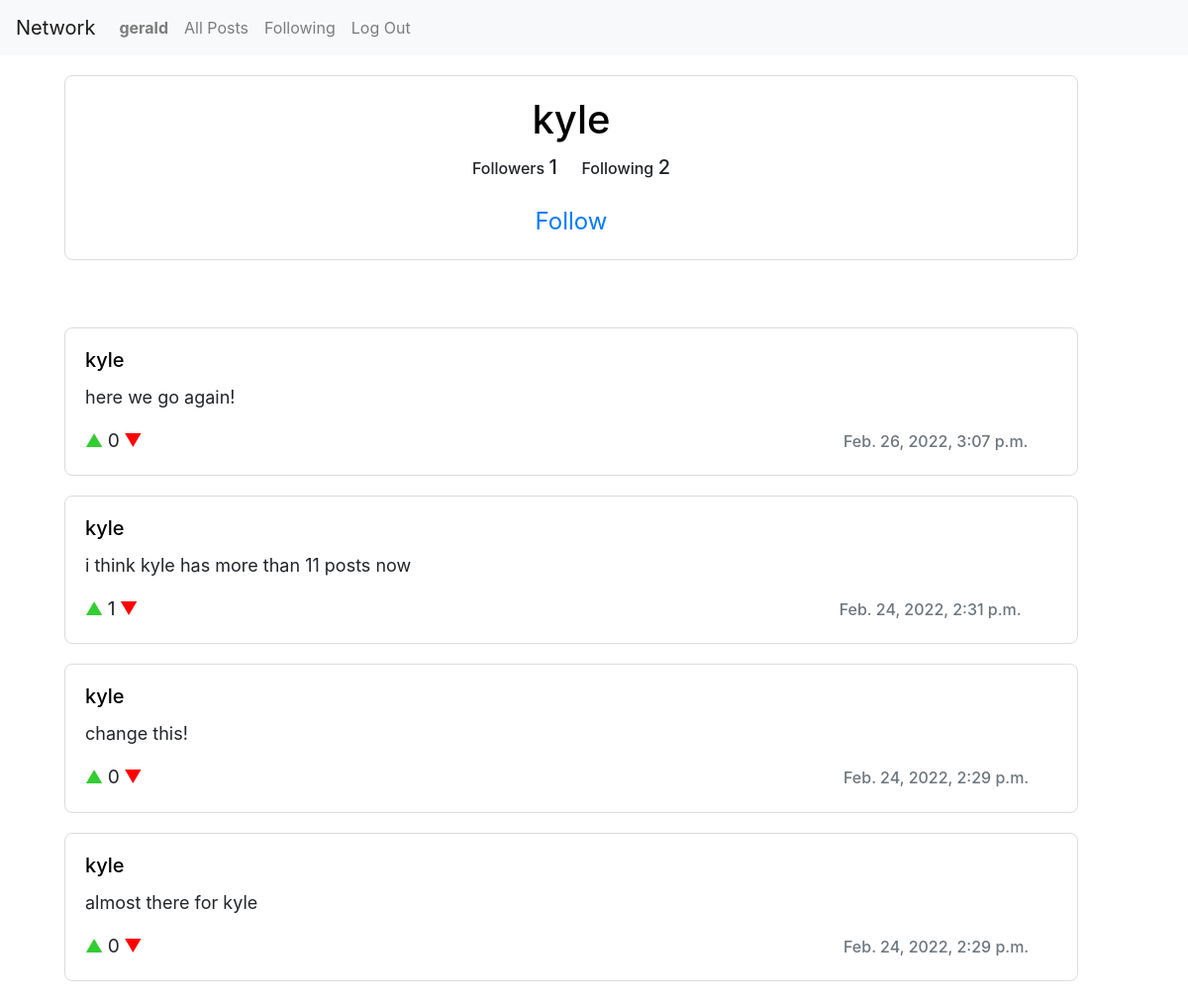
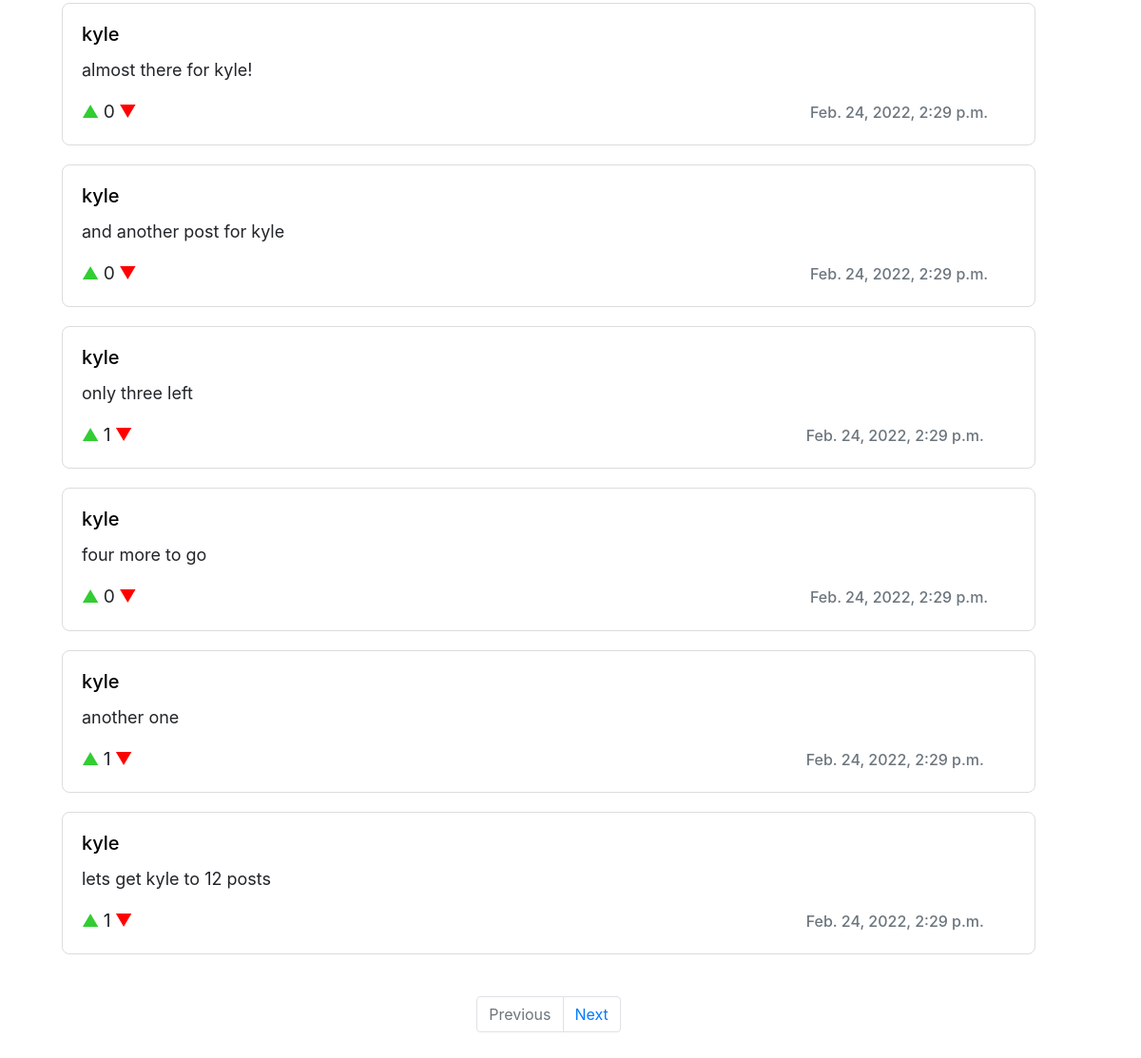
The page /profile/2 (signed in) on the database its author committed (2 pictures, top to bottom).
### network/models.py (models this page shows)
class User(AbstractUser):
    pass

class Posts(models.Model):
	user = models.ForeignKey(User, on_delete=models.CASCADE)
	dateandtime = models.DateTimeField()
	text = models.TextField(max_length=560)
	likes = models.PositiveIntegerField(default=0)

### network/views.py (the view)
# urls.py: path("profile/<int:user_id>", views.profile, name="profile"),
def profile(request, user_id):
    user = User.objects.get(pk=user_id)
    current_user = request.user
    followed = False
    current_page = 1
    next_page = 2
    following_count = Following.objects.filter(user=user).count()
    followers_count = Following.objects.filter(following=user).count()
    if Following.objects.filter(user = current_user, following = user):
        followed = True
    else:
        followed = False
    posts = Posts.objects.filter(user=user).order_by('-dateandtime')
    if len(posts) < 10:
        last_page = True
    else:
        last_page = False
    p = Paginator(posts, 10)
    posts = p.page(1)
    if user == current_user:
        can_edit = True
    else:
        can_edit = False
    context = {
        "posts": posts,
        "user": user,
        "following_count": following_count,
        "followers_count": followers_count,
        "followed": followed,
        "current_user": current_user,
        "first_page": True,
        "next_page": next_page,
        "last_page": last_page,
        "can_edit": can_edit,
    }
    return render(request, "network/profile.html", context)

### network/templates/network/profile.html (shortened to what this page needs)
{% extends "network/layout.html" %}
{% load static %}
{% block body %}
<div class="card" style="width: 64rem; margin: 20px 0 20px 20px; border-radius: 8px; border-color: gainsboro;">
  <div class="card-body" style="text-align: center; ">
    <a href="/profile/{{user.id}}" id="usernamelink" style="text-decoration: none; color: black;">
        <h1 class="card-title" >{{user.username}}</h1>
      </a>
    <div style="display:inline-block; font-size: larger;"><h6 class="card-text">Followers</h6></div>
    <div style="display:inline-block; font-size: larger; margin-right: 20px;"><h5 class="card-text">{{followers_count}}</h5></div>
    <div style="display:inline-block; font-size: larger;"><h6 class="card-text">Following</h6></div>
    <div style="display:inline-block; font-size: larger;"><h5 class="card-text">{{following_count}}</h5></div>
    {% if user.is_authenticated %}
    {% if user != current_user %}
    <br><br>
    {% if followed %}
    <div style="font-size: x-large;"><a href="/unfollow/{{user.id}}" class="card-link">Unfollow</a></div>
    {% else %}
    <div style="font-size: x-large;"><a href="/follow/{{user.id}}" class="card-link">Follow</a></div>
    {% endif %}
    {% endif %}
    {% endif %}
  </div>
</div>
<br><br>
{% for post in posts %}
<div class="card" style="width: 64rem; margin: 0 0 20px 20px; border-radius: 8px; border-color: gainsboro;">
    <div class="card-body">
      <a href="/profile/{{user.id}}" id="usernamelink" style="text-decoration: none; color: black;">
        <h5 class="card-title">{{post.user.username}}</h5>
      </a>
      <p id="{{post.id}}post_id" class="card-text" style="font-size:large;">{{post.text}}</p>
      <div style="display:inline-block;"><a href="#!" onclick="like('{{ post.id }}')" id="like_button" class="card-link" style="font-size:large; color: limegreen;">▲</a></div>
      <div style="display:inline-block;"><p id="like_count{{post.id}}" class="card-text" style="font-size: larger;">{{post.likes}}</p></div>
      <div style="display:inline-block;"><a href="#!" onclick="unlike('{{ post.id }}')" id="dislike_button" class="card-link" style="font-size:large; color: red;">▼</a></div>
      <div style="display:inline-block; margin-left:44rem;"><h6 class="card-subtitle mb-1 text-muted">{{post.dateandtime}}</h6></div>
    </div>
  </div>
{% endfor %}
<br>
<div style="width: 64rem; margin: 0 0 20px 20px;">
  <div style="display: flex; justify-content: center;">
    <nav aria-label="Page navigation example">
      <ul class="pagination">
        {% if first_page %}
        <li class="page-item disabled"><a class="page-link" href="/profile/{{user.id}}/page/{{previous_page}}">Previous</a></li>
        {% else %}
        <li class="page-item "><a class="page-link" href="/profile/{{user.id}}/page/{{previous_page}}">Previous</a></li>
        {% endif %}
        {% if last_page %}
        <li class="page-item disabled"><a class="page-link" href="/profile/{{user.id}}/page/{{next_page}}">Next</a></li>
        {% else %}
        <li class="page-item"><a class="page-link" href="/profile/{{user.id}}/page/{{next_page}}">Next</a></li>
        {% endif %}
      </ul>
    </nav>
  </div>
</div>
<br><br><br>
{% endblock %}

### network/templates/network/layout.html (shortened to what this page needs)
{% load static %}
<!DOCTYPE html>
<html lang="en">
    <head>
        <link rel="stylesheet" href="https://stackpath.bootstrapcdn.com/bootstrap/4.4.1/css/bootstrap.min.css">
        <link href="{% static 'network/styles.css' %}" rel="stylesheet">
    </head>
    <body>
        <nav class="navbar navbar-expand-lg navbar-light bg-light">
            <a class="navbar-brand" href="{% url 'index' %}">Network</a>
            <div>
              <ul class="navbar-nav mr-auto">
                {% if user.is_authenticated %}
                    <li class="nav-item">
                        <a class="nav-link" href="/profile/{{current_user.id}}"><strong>{{ current_user.username }}</strong></a>
                    </li>
                {% endif %}
                <li class="nav-item">
                  <a class="nav-link" href="{% url 'index' %}">All Posts</a>
                </li>
                {% if user.is_authenticated %}
                    <li class="nav-item">
                        <a class="nav-link" href="{% url 'following' %}">Following</a>
                    </li>
                    <li class="nav-item">
                        <a class="nav-link" href="{% url 'logout' %}">Log Out</a>
                    </li>
                {% endif %}
              </ul>
            </div>
          </nav>
        <div class="body">
            <div class="container" style="margin: auto;">
            {% block body %}
            {% endblock %}
            </div>
        </div>

### rows shown on the page
User: username "gerald"
User: username "kyle"
Posts: user.username "kyle", text "here we go again!", likes "0", dateandtime "Feb. 26, 2022, 3:07 p.m."
Posts: user.username "kyle", text "i think kyle has more than 11 posts now", likes "1", dateandtime "Feb. 24, 2022, 2:31 p.m."
Posts: user.username "kyle", text "change this!", likes "0", dateandtime "Feb. 24, 2022, 2:29 p.m."
Posts: user.username "kyle", text "almost there for kyle", likes "0", dateandtime "Feb. 24, 2022, 2:29 p.m."
Posts: user.username "kyle", text "almost there for kyle!", likes "0", dateandtime "Feb. 24, 2022, 2:29 p.m."
Posts: user.username "kyle", text "and another post for kyle", likes "0", dateandtime "Feb. 24, 2022, 2:29 p.m."
Posts: user.username "kyle", text "only three left", likes "1", dateandtime "Feb. 24, 2022, 2:29 p.m."
Posts: user.username "kyle", text "four more to go", likes "0", dateandtime "Feb. 24, 2022, 2:29 p.m."
Posts: user.username "kyle", text "another one", likes "1", dateandtime "Feb. 24, 2022, 2:29 p.m."
Posts: user.username "kyle", text "lets get kyle to 12 posts", likes "1", dateandtime "Feb. 24, 2022, 2:29 p.m."

### other values the page prints
{{ followers_count }} "1"
{{ following_count }} "2"
